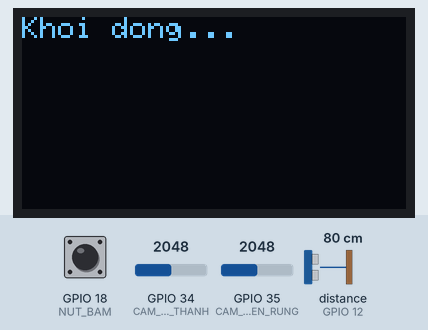
This sketch was run on a simulated ESP32. On the bench: 128×64 one-colour display. The inputs (shaded band) are chosen by the test bench; at power-on: GPIO 18 (NUT_BAM) HIGH, GPIO 34 (CAM_BIEN_AM_THANH) = 2048, GPIO 35 (CAM_BIEN_RUNG) = 2048, distance to the obstacle (sensor on GPIO 12) 80 cm. The echo pulse lasts 58.3 µs per cm; what the sketch prints to the serial monitor is not drawn.

Above: at 1.2 s.
1.3 s: GPIO 18 (NUT_BAM) pulled LOW for 0.15 s
At 1.54 s:
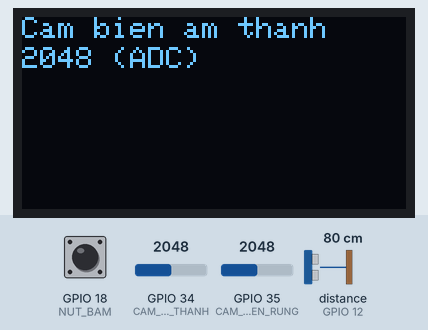
2.0 s: GPIO 18 (NUT_BAM) pulled LOW for 1 s
At 3.9 s:
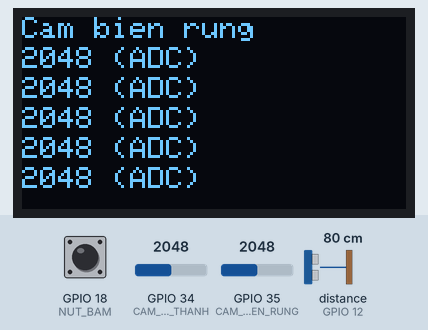
4.5 s: GPIO 18 (NUT_BAM) pulled LOW for 0.15 s
At 4.81 s:
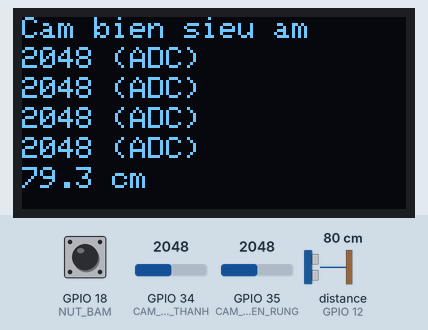
5.2 s: GPIO 18 (NUT_BAM) pulled LOW for 3.2 s
At 5.46 s:
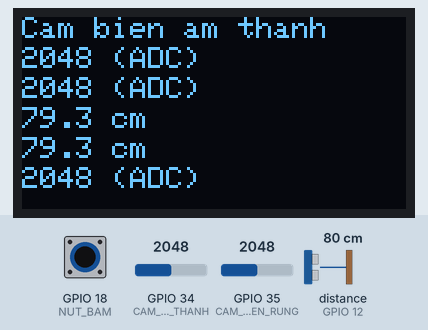
9.9 s: GPIO 34 (CAM_BIEN_AM_THANH) set to 2866
At 11.8 s:
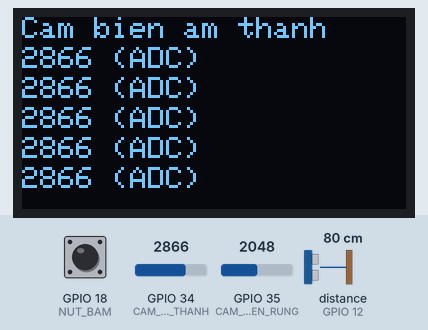
12.0 s: GPIO 34 (CAM_BIEN_AM_THANH) set to 3603
At 14.3 s:
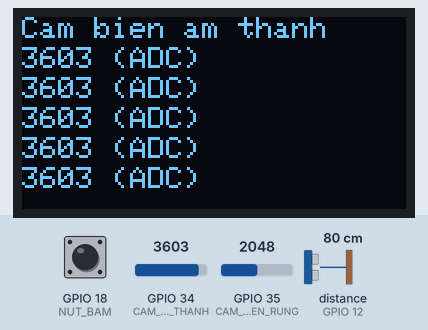
Timing chart, 0 to 14.9 s (numbered marks = the images above; inputs shaded):
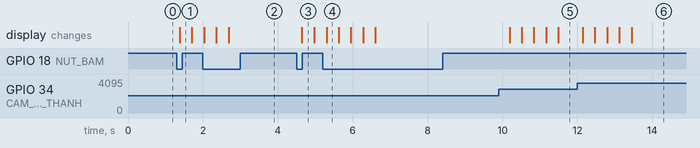

Measured:
- after the input at 1.3 s, the display: changes after 0.08 s (image 1)
- after the input at 2.0 s, the display: first changes at once (image 2 shows a later state)
- after the input at 4.5 s, the display: changes after 0.14 s (image 3)
- after the input at 5.2 s, the display: changes after 0.10 s (image 4)
- after the input at 9.9 s, the display: first changes after 0.29 s (image 5 shows a later state)
- after the input at 12.0 s, the display: first changes after 0.14 s (image 6 shows a later state)

The sketch:

code_hoan_chinh.ino
```cpp
#include <Wire.h>                    // Giao tiep I2C
#include <Adafruit_GFX.h>            // Dieu khien man hinh OLED
#include <Adafruit_SSD1306.h>

#define NUT_BAM 18
#define CAM_BIEN_AM_THANH 34
#define CAM_BIEN_RUNG 35
#define TRIG_PIN 13
#define ECHO_PIN 12

#define SCREEN_WIDTH 128
#define SCREEN_HEIGHT 64

Adafruit_SSD1306 man_hinh(SCREEN_WIDTH, SCREEN_HEIGHT, &Wire, -1);
int che_do = -1; // -1: chưa chọn, 0: âm thanh, 1: rung, 2: khoảng cách

#define SO_DONG 5  // Số dòng cuộn được
String lich_su[SO_DONG];  // Mảng lưu các giá trị gần đây
int so_dong = 0;

void setup() {
  Serial.begin(115200);
  pinMode(NUT_BAM, INPUT_PULLUP);
  pinMode(TRIG_PIN, OUTPUT);
  pinMode(ECHO_PIN, INPUT);

  if (!man_hinh.begin(SSD1306_SWITCHCAPVCC, 0x3C)) {
    Serial.println("Khong tim thay OLED");
    while (true);
  }

  man_hinh.clearDisplay();
  man_hinh.setTextSize(1);
  man_hinh.setTextColor(SSD1306_WHITE);
  man_hinh.setCursor(0, 0);
  man_hinh.println("Khoi dong...");
  man_hinh.display();
}

void loop() {
  static bool da_nhan = false;

  // Nếu bấm nút lần đầu thì bắt đầu vào chế độ 0
  if (digitalRead(NUT_BAM) == LOW && !da_nhan) {
    if (che_do == -1) che_do = 0;        // Nếu đang ở màn hình khởi động thì chuyển sang chế độ đầu tiên
    else che_do = (che_do + 1) % 3;      // Nếu đã chọn thì chuyển tiếp chế độ
    da_nhan = true;
  }

  if (digitalRead(NUT_BAM) == HIGH) {
    da_nhan = false;
  }

  if (che_do == -1) {
    // Đang ở màn hình "Khoi dong...", không làm gì thêm
    delay(100);
    return;
  }

  // Đọc cảm biến tương ứng
  String tieu_de;
  String gia_tri_moi;


  if (che_do == 0) {
   int gia_tri = analogRead(CAM_BIEN_AM_THANH);
    tieu_de = "Cam bien am thanh";
    gia_tri_moi = String(gia_tri) + " (ADC)";
    Serial.println(gia_tri);
  } else if (che_do == 1) {
    int gia_tri = analogRead(CAM_BIEN_RUNG);
    tieu_de = "Cam bien rung";
    gia_tri_moi = String(gia_tri) + " (ADC)";
    Serial.println(gia_tri);
  } else if (che_do == 2) {
    long duration;
    float distance;

    digitalWrite(TRIG_PIN, LOW);
    delayMicroseconds(2);
    digitalWrite(TRIG_PIN, HIGH);
    delayMicroseconds(10);
    digitalWrite(TRIG_PIN, LOW);

    duration = pulseIn(ECHO_PIN, HIGH);
    distance = duration * 0.034 / 2;

    tieu_de = "Cam bien sieu am";
    gia_tri_moi = String(distance, 1) + " cm";
    Serial.println(distance);
  }

// Cập nhật dữ liệu cuộn
  if (so_dong < SO_DONG) {
    lich_su[so_dong++] = gia_tri_moi;
  } else {
    for (int i = 0; i < SO_DONG - 1; i++) {
      lich_su[i] = lich_su[i + 1];
    }
    lich_su[SO_DONG - 1] = gia_tri_moi;
  }

  // Hiển thị lên màn hình
  man_hinh.clearDisplay();
  man_hinh.setCursor(0, 0);
  man_hinh.println(tieu_de);
  // man_hinh.setCursor(0, 16);  // xuống dòng thứ 2 (16px)
  // man_hinh.println(gia_tri_moi);
  for (int i = 0; i < so_dong; i++) {
    man_hinh.setCursor(0, (i + 1) * 10);
    man_hinh.println(lich_su[i]);
  }
  man_hinh.display();
  delay(300);
}
```
